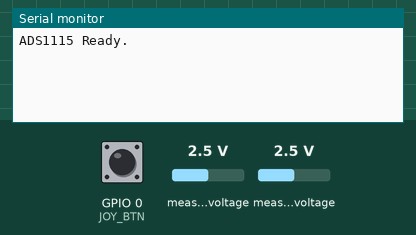
This sketch was run on a simulated ESP8266 (NodeMCU). Parts: the last lines printed to the serial monitor. Inputs (shaded band) come from the test bench; at power-on: measured voltage 2.5 V, GPIO 0 (JOY_BTN) HIGH.

Above: at 1.2 s.
1.3 s: measured voltage (sensor 200) set to 0.1 V
At 2.1 s:
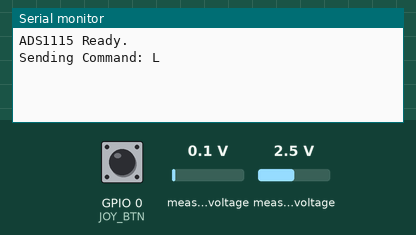
2.8 s: measured voltage (sensor 201) set to 0.1 V
At 3.1 s:
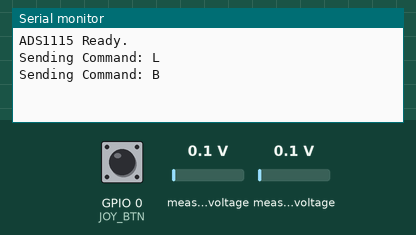
4.3 s: GPIO 0 (JOY_BTN) pulled LOW for 0.15 s
At 4.47 s:
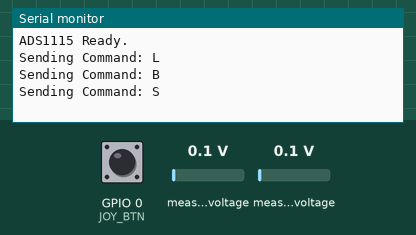
5.9 s: measured voltage (sensor 201) set to 3.8 V
At 6.7 s:
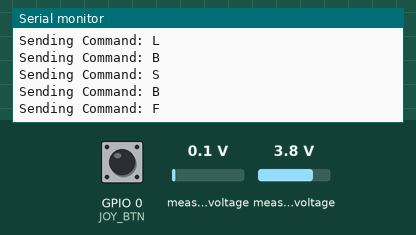

The sketch:

esp8266_espnow_wireless.ino
```cpp
#include <ESP8266WiFi.h>
#include <espnow.h>
#include <Wire.h>
#include <Adafruit_ADS1X15.h>

Adafruit_ADS1115 ads;

// --- YOUR EXACT ESP32 MAC ADDRESS ---
uint8_t broadcastAddress[] = {0xA8, 0x42, 0xE3, 0xBA, 0xC1, 0xA4};

typedef struct struct_message {
  char command;
} struct_message;

struct_message myData;
char lastCommand = 'S';

// NodeMCU D3 is GPIO 0
#define JOY_BTN 0

void setup() {
  Serial.begin(115200);
  pinMode(JOY_BTN, INPUT_PULLUP);

  Wire.begin(4, 5);
  if (!ads.begin()) {
    Serial.println("Failed to initialize ADS1115.");
    while (1);
  }
  Serial.println("ADS1115 Ready.");

  WiFi.mode(WIFI_STA);
  WiFi.disconnect();

  if (esp_now_init() != 0) {
    Serial.println("Error initializing ESP-NOW");
    return;
  }

  esp_now_set_self_role(ESP_NOW_ROLE_CONTROLLER);
  esp_now_add_peer(broadcastAddress, ESP_NOW_ROLE_SLAVE, 1, NULL, 0);
}

void loop() {
  int xValue = ads.readADC_SingleEnded(0);
  int yValue = ads.readADC_SingleEnded(1);
  bool btnPressed = (digitalRead(JOY_BTN) == LOW);

  char currentCmd = 'S'; // Default to Stop/Center

  // --- RAW VALUE DEBUGGER ---
  // Uncomment the next line if you want to see the exact numbers your joystick outputs!
  // Serial.print("Raw X: "); Serial.print(xValue); Serial.print(" | Raw Y: "); Serial.println(yValue);

  // --- WIDENED DEADZONES ---
  // Max value is usually ~17500. Center is usually ~8500.
  // We pushed the thresholds to the absolute edges so it only triggers on a hard push!
  int highThreshold = 15000;
  int lowThreshold = 2500;

  if (btnPressed) {
    currentCmd = 'S'; // Button overrides to Stop
  }
  else if (yValue > highThreshold) {
    currentCmd = 'F';
  }
  else if (yValue < lowThreshold) {
    currentCmd = 'B';
  }
  else if (xValue > highThreshold) {
    currentCmd = 'R';
  }
  else if (xValue < lowThreshold) {
    currentCmd = 'L';
  }
  // If no thresholds are crossed (it's in the middle deadzone), currentCmd remains 'S'.

  // Only broadcast if the state actually changes
  if (currentCmd != lastCommand) {
    myData.command = currentCmd;
    esp_now_send(broadcastAddress, (uint8_t *) &myData, sizeof(myData));

    Serial.print("Sending Command: ");
    Serial.println(currentCmd);
    lastCommand = currentCmd;
  }

  delay(50);
}
```

Measured:
- after the input at 1.3 s, the serial monitor: prints a new line after 0.05 s (image 1)
- after the input at 2.8 s, the serial monitor: prints a new line at once (image 2)
- after the input at 4.3 s, the serial monitor: prints a new line after 0.05 s (image 3)
- after the input at 5.9 s, the serial monitor: prints a new line after 0.05 s (image 4)
